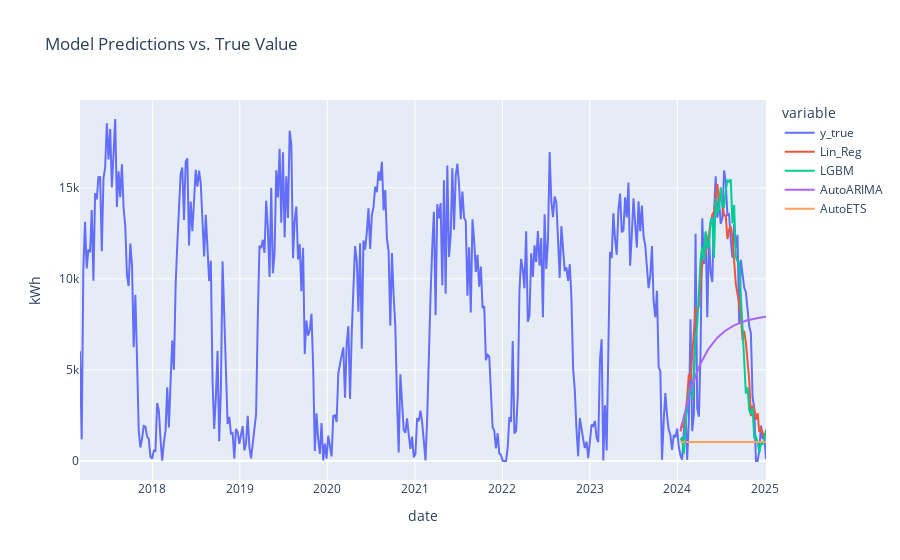

The code cell stored with this chart in its notebook:
### Code cell
plot_df = evaluation_frame.reset_index().melt(id_vars='date').rename(columns={'value':'kWh'})
plot_df = pd.concat([train.reset_index().assign(variable="y_true"), plot_df])

px.line(plot_df, x='date', y='kWh', color='variable', title="Model Predictions vs. True Value")
